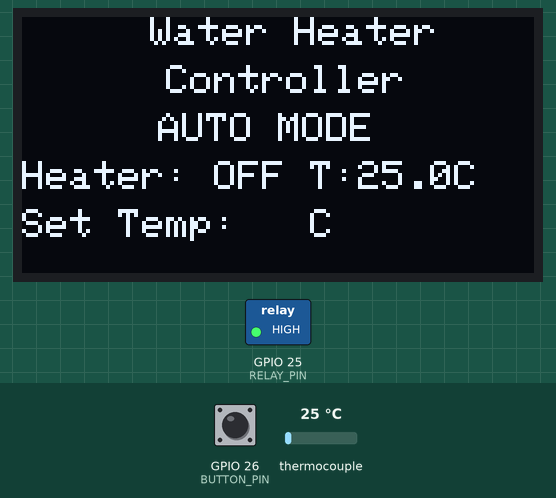
Simulated run of this sketch. Board: ESP32. Parts: 128×64 one-colour display, switched loads named in the sketch (green lamp = pin HIGH). Inputs (shaded band) come from the test bench; at power-on: GPIO 26 (BUTTON_PIN) HIGH, thermocouple 25 °C.

Above: at 1.2 s.
1.3 s: GPIO 26 (BUTTON_PIN) pulled LOW for 0.15 s
At 5.3 s:
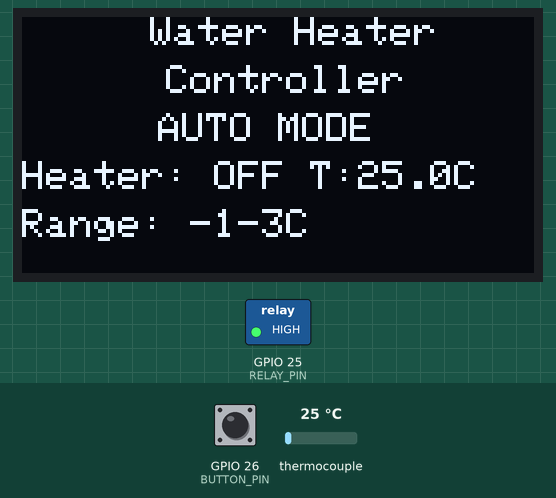
5.7 s: thermocouple set to 6 °C
At 7.4 s:
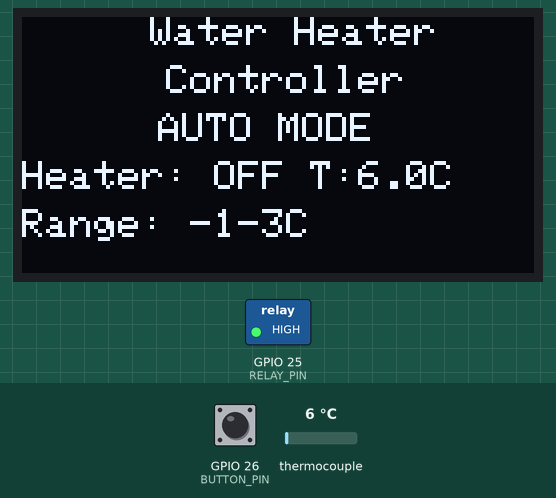
7.8 s: thermocouple set to 75 °C
At 9.6 s:
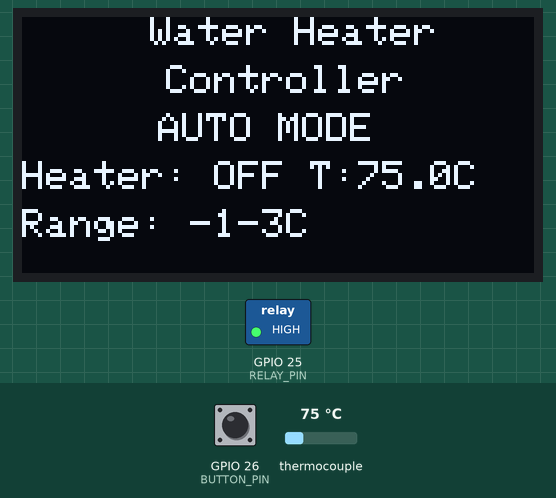
9.9 s: GPIO 26 (BUTTON_PIN) pulled LOW for 3.2 s
At 12.6 s:
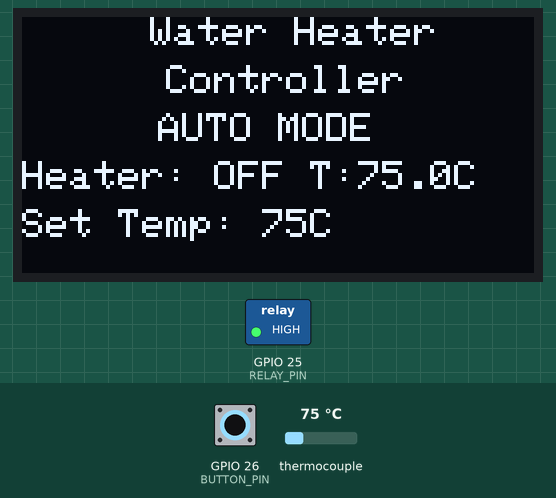
14.6 s: thermocouple set to 150 °C
At 26.0 s:
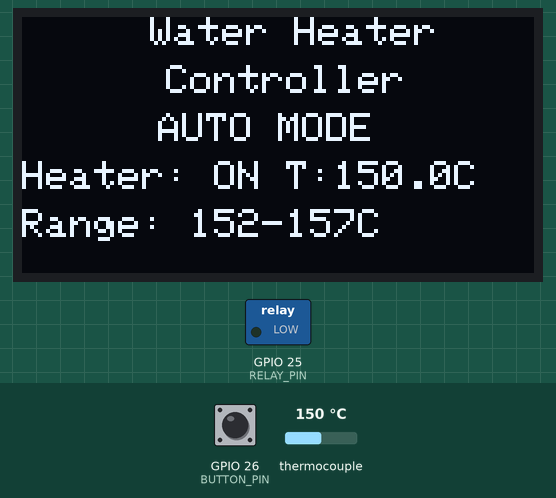
Timing chart, 0 to 26.5 s (numbered marks = the images above; inputs shaded):
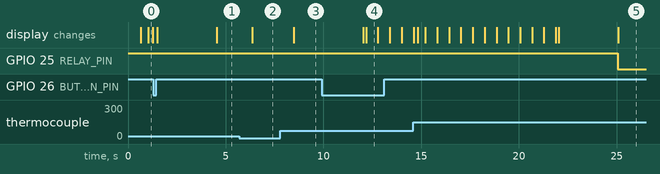

Measured:
- after the input at 1.3 s, the display: first changes after 0.20 s (image 1 shows a later state)
- after the input at 5.7 s, the display: changes after 0.65 s (image 2)
- after the input at 7.8 s, the display: changes after 0.67 s (image 3)
- after the input at 9.9 s, the display: first changes after 2.1 s (image 4 shows a later state)
- what the display in image 4 shows lasts 0.6 s, from 12.2 s to 12.8 s

The sketch:

Thermocouple_test_2.ino
```cpp
#include <Arduino.h>
#include <Wire.h>
#include <Adafruit_GFX.h>
#include <Adafruit_SSD1306.h>
#include <max6675.h>

#define SCREEN_WIDTH 128
#define SCREEN_HEIGHT 64
#define OLED_RESET -1

#define SDA 21
#define SCL 22

Adafruit_SSD1306 display(SCREEN_WIDTH, SCREEN_HEIGHT, &Wire, OLED_RESET);

#define thermoSO 19
#define thermoCS 5
#define thermoSCK 18

MAX6675 thermocouple(thermoSCK, thermoCS, thermoSO);

#define BUTTON_PIN 26
#define RELAY_PIN 25

enum AutoState {
  AUTO_SET_TEMP,
  AUTO_WAIT_START,
  AUTO_HEAT_USER,
  AUTO_HEAT_DEFAULT
};

AutoState autoState = AUTO_SET_TEMP;

float temperatureC = 0;
float setTemp = 0;
float lowCut = 0;
float highCut = 0;

bool userPressed = false;

unsigned long lastTempRead = 0;
unsigned long stateTimer = 0;
unsigned long idleTimer = 0;

bool lastButton = HIGH;
unsigned long buttonPressTime = 0;
bool longPressState = false;

bool blinkState = true;
unsigned long blinkTimer = 0;

void readTemperature() {
    if ((millis() - lastTempRead) >= 1000) {
        lastTempRead = millis();
        double t = thermocouple.readCelsius();
        if (!isnan(t)) temperatureC = t;
        else Serial.println("Error reading temp");
    }
}

void handleButton() {
    bool btn = digitalRead(BUTTON_PIN);
    //checking if pressed
    if (lastButton == HIGH && btn == LOW) {
        buttonPressTime = millis();
        longPressState = false;
    }
    //long press check
    if (btn == LOW && !longPressState && (millis() - buttonPressTime) >= 2000) {
        resetAuto();
        longPressState = true;
    }

    // short pressed
    if (lastButton == LOW && btn == HIGH && !longPressState) {
        idleTimer = millis();

        if (autoState == AUTO_SET_TEMP) {
          setTemp++;
          userPressed = true;
          stateTimer = millis();
        }
    }

    lastButton = btn;
}

void handleAutoState() {

  if (millis() - blinkTimer >= 600) {
    blinkTimer = millis();
    blinkState = !blinkState;
  }

  // Situation-1 timeout -> Situation-2 ( Default automatic mode when no user input is detected.)
  if (autoState == AUTO_SET_TEMP &&
    !userPressed &&
    millis() - idleTimer >= 10000) {

      lowCut = temperatureC + 2;
      highCut = temperatureC + 7;
      stateTimer = millis();
      autoState = AUTO_WAIT_START;
    }

  // Situation-1 confirmed
  // Initial temperature selection window after reset.
  if (autoState == AUTO_SET_TEMP &&
      userPressed &&
      millis() - stateTimer >=3000) {
        lowCut = setTemp - 2;
        highCut = setTemp + 2;
        autoState = AUTO_HEAT_USER;
    }

  // Default wait -> heat
  if (autoState == AUTO_WAIT_START &&
      millis() - stateTimer >=3000) {
        autoState = AUTO_HEAT_DEFAULT;
      }
}

void controlRelay() {
  if (isnan(temperatureC)) {
    digitalWrite(RELAY_PIN, HIGH);
    return;
  }

  if (autoState == AUTO_HEAT_USER ||
      autoState == AUTO_HEAT_DEFAULT) {

    if (temperatureC <= lowCut) {
      digitalWrite(RELAY_PIN, LOW);
    }
    else if (temperatureC >= highCut) {
      digitalWrite(RELAY_PIN, HIGH);
    }
  } else {
    digitalWrite(RELAY_PIN, HIGH);
  }
}

void resetAuto() {
  digitalWrite(RELAY_PIN, HIGH);
  autoState = AUTO_SET_TEMP;
  userPressed = false;
  setTemp = temperatureC;
  idleTimer = millis();
}

void showOLED() {
  display.clearDisplay();
  display.setTextSize(1);

  display.setCursor(32, 0);
  display.print("Water Heater");

  display.setCursor(36, 12);
  display.print("Controller");

  display.setCursor(34, 24);
  display.print("AUTO MODE");

  display.setCursor(0, 36);
  display.print("Heater:");
  display.print(digitalRead(RELAY_PIN) == LOW ? " ON " : " OFF ");
  display.print("T:");
  display.print(temperatureC, 1);
  display.print("C");

  display.setCursor(0, 48);

  if (autoState == AUTO_SET_TEMP) {
    display.print("Set Temp: ");
    if (!userPressed && blinkState) {
      display.print(setTemp, 0);
    } else if (userPressed) {
      display.print(setTemp, 0);
    } else {
      display.print("  ");
    }
    display.print("C");
  }
  else {
    display.print("Range: ");
    display.print(lowCut, 0);
    display.print("-");
    display.print(highCut, 0);
    display.print("C");
  }

  display.display();
}

void setup() {
  Serial.begin(115200);
    pinMode(BUTTON_PIN, INPUT_PULLUP);
    pinMode(RELAY_PIN, OUTPUT);
    digitalWrite(RELAY_PIN, HIGH);

    Wire.begin(SDA, SCL);

    if (!display.begin(SSD1306_SWITCHCAPVCC, 0x3C)) {
        Serial.println("OLED not found");
        while (true);
    }
    display.clearDisplay();
    display.setTextColor(WHITE);
    idleTimer = millis();
}

void loop() {
  readTemperature();
  handleButton();
  handleAutoState();
  controlRelay();
  showOLED();
  delay(50);
}
```
